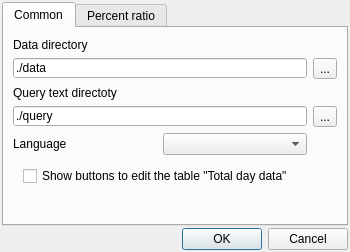
<?xml version="1.0" encoding="UTF-8"?>
<ui version="4.0">
 <class>ConfigDlg</class>
 <widget class="QDialog" name="ConfigDlg">
  <property name="geometry">
   <rect>
    <x>0</x>
    <y>0</y>
    <width>350</width>
    <height>252</height>
   </rect>
  </property>
  <property name="minimumSize">
   <size>
    <width>350</width>
    <height>240</height>
   </size>
  </property>
  <property name="maximumSize">
   <size>
    <width>16777215</width>
    <height>300</height>
   </size>
  </property>
  <property name="windowTitle">
   <string>Options</string>
  </property>
  <layout class="QVBoxLayout" name="verticalLayout">
   <property name="spacing">
    <number>2</number>
   </property>
   <property name="sizeConstraint">
    <enum>QLayout::SetMinimumSize</enum>
   </property>
   <property name="leftMargin">
    <number>2</number>
   </property>
   <property name="topMargin">
    <number>2</number>
   </property>
   <property name="rightMargin">
    <number>2</number>
   </property>
   <property name="bottomMargin">
    <number>2</number>
   </property>
   <item>
    <widget class="QTabWidget" name="tabWidget">
     <property name="currentIndex">
      <number>0</number>
     </property>
     <widget class="QWidget" name="tabCommon">
      <attribute name="title">
       <string>Common</string>
      </attribute>
      <layout class="QGridLayout" name="gridLayout">
       <item row="0" column="0" colspan="2">
        <widget class="QLabel" name="label">
         <property name="minimumSize">
          <size>
           <width>0</width>
           <height>15</height>
          </size>
         </property>
         <property name="maximumSize">
          <size>
           <width>16777215</width>
           <height>15</height>
          </size>
         </property>
         <property name="text">
          <string>Data directory</string>
         </property>
        </widget>
       </item>
       <item row="1" column="0" colspan="2">
        <widget class="QLineEdit" name="leDataDir">
         <property name="minimumSize">
          <size>
           <width>0</width>
           <height>20</height>
          </size>
         </property>
         <property name="maximumSize">
          <size>
           <width>16777215</width>
           <height>20</height>
          </size>
         </property>
         <property name="text">
          <string>./data</string>
         </property>
        </widget>
       </item>
       <item row="1" column="2">
        <widget class="QToolButton" name="tbSelDataDir">
         <property name="text">
          <string>...</string>
         </property>
        </widget>
       </item>
       <item row="2" column="0" colspan="2">
        <widget class="QLabel" name="label_2">
         <property name="minimumSize">
          <size>
           <width>0</width>
           <height>15</height>
          </size>
         </property>
         <property name="maximumSize">
          <size>
           <width>16777215</width>
           <height>15</height>
          </size>
         </property>
         <property name="text">
          <string>Query text directoty</string>
         </property>
        </widget>
       </item>
       <item row="3" column="0" colspan="2">
        <widget class="QLineEdit" name="leQueryDir">
         <property name="minimumSize">
          <size>
           <width>0</width>
           <height>20</height>
          </size>
         </property>
         <property name="maximumSize">
          <size>
           <width>16777215</width>
           <height>20</height>
          </size>
         </property>
         <property name="text">
          <string>./query</string>
         </property>
        </widget>
       </item>
       <item row="3" column="2">
        <widget class="QToolButton" name="tbSelQueryDir">
         <property name="text">
          <string>...</string>
         </property>
        </widget>
       </item>
       <item row="4" column="0">
        <widget class="QLabel" name="label_3">
         <property name="minimumSize">
          <size>
           <width>0</width>
           <height>15</height>
          </size>
         </property>
         <property name="maximumSize">
          <size>
           <width>16777215</width>
           <height>15</height>
          </size>
         </property>
         <property name="text">
          <string>Language</string>
         </property>
        </widget>
       </item>
       <item row="4" column="1">
        <widget class="QComboBox" name="cbLanguage">
         <property name="minimumSize">
          <size>
           <width>0</width>
           <height>22</height>
          </size>
         </property>
         <property name="maximumSize">
          <size>
           <width>16777215</width>
           <height>22</height>
          </size>
         </property>
        </widget>
       </item>
       <item row="5" column="0" colspan="3">
        <widget class="QWidget" name="widget" native="true">
         <widget class="QCheckBox" name="chShowBtd">
          <property name="geometry">
           <rect>
            <x>10</x>
            <y>7</y>
            <width>20</width>
            <height>17</height>
           </rect>
          </property>
          <property name="text">
           <string/>
          </property>
         </widget>
         <widget class="QLabel" name="lbShowBtd">
          <property name="geometry">
           <rect>
            <x>29</x>
            <y>2</y>
            <width>300</width>
            <height>26</height>
           </rect>
          </property>
          <property name="text">
           <string>Show buttons to edit the table &quot;Total day data&quot;</string>
          </property>
          <property name="alignment">
           <set>Qt::AlignLeading|Qt::AlignLeft|Qt::AlignVCenter</set>
          </property>
          <property name="wordWrap">
           <bool>true</bool>
          </property>
         </widget>
        </widget>
       </item>
      </layout>
     </widget>
     <widget class="QWidget" name="tabDailyRate">
      <property name="toolTip">
       <string>These ratios are used when creating a new file</string>
      </property>
      <attribute name="title">
       <string>Percent ratio</string>
      </attribute>
      <widget class="QTableWidget" name="twRatio">
       <property name="geometry">
        <rect>
         <x>6</x>
         <y>25</y>
         <width>326</width>
         <height>120</height>
        </rect>
       </property>
       <attribute name="horizontalHeaderDefaultSectionSize">
        <number>72</number>
       </attribute>
       <row>
        <property name="text">
         <string>Proteins</string>
        </property>
       </row>
       <row>
        <property name="text">
         <string>Fats</string>
        </property>
       </row>
       <row>
        <property name="text">
         <string>Carbohydrates</string>
        </property>
       </row>
       <column>
        <property name="text">
         <string>Slimming</string>
        </property>
       </column>
       <column>
        <property name="text">
         <string>Norm</string>
        </property>
       </column>
       <column>
        <property name="text">
         <string>Muscle gain</string>
        </property>
       </column>
       <item row="0" column="0">
        <property name="text">
         <string notr="true">20</string>
        </property>
        <property name="textAlignment">
         <set>AlignCenter</set>
        </property>
        <property name="flags">
         <set>ItemIsSelectable|ItemIsEditable|ItemIsDragEnabled|ItemIsUserCheckable|ItemIsEnabled</set>
        </property>
       </item>
       <item row="0" column="1">
        <property name="text">
         <string notr="true">30</string>
        </property>
        <property name="textAlignment">
         <set>AlignCenter</set>
        </property>
        <property name="flags">
         <set>ItemIsSelectable|ItemIsEditable|ItemIsDragEnabled|ItemIsUserCheckable|ItemIsEnabled</set>
        </property>
       </item>
       <item row="0" column="2">
        <property name="text">
         <string notr="true">30</string>
        </property>
        <property name="textAlignment">
         <set>AlignCenter</set>
        </property>
        <property name="flags">
         <set>ItemIsSelectable|ItemIsEditable|ItemIsDragEnabled|ItemIsUserCheckable|ItemIsEnabled</set>
        </property>
       </item>
       <item row="1" column="0">
        <property name="text">
         <string notr="true">20</string>
        </property>
        <property name="textAlignment">
         <set>AlignCenter</set>
        </property>
        <property name="flags">
         <set>ItemIsSelectable|ItemIsEditable|ItemIsDragEnabled|ItemIsUserCheckable|ItemIsEnabled</set>
        </property>
       </item>
       <item row="1" column="1">
        <property name="text">
         <string notr="true">30</string>
        </property>
        <property name="textAlignment">
         <set>AlignCenter</set>
        </property>
        <property name="flags">
         <set>ItemIsSelectable|ItemIsEditable|ItemIsDragEnabled|ItemIsUserCheckable|ItemIsEnabled</set>
        </property>
       </item>
       <item row="1" column="2">
        <property name="text">
         <string notr="true">20</string>
        </property>
        <property name="textAlignment">
         <set>AlignCenter</set>
        </property>
        <property name="flags">
         <set>ItemIsSelectable|ItemIsEditable|ItemIsDragEnabled|ItemIsUserCheckable|ItemIsEnabled</set>
        </property>
       </item>
       <item row="2" column="0">
        <property name="text">
         <string notr="true">60</string>
        </property>
        <property name="textAlignment">
         <set>AlignCenter</set>
        </property>
        <property name="flags">
         <set>ItemIsSelectable|ItemIsEditable|ItemIsDragEnabled|ItemIsUserCheckable|ItemIsEnabled</set>
        </property>
       </item>
       <item row="2" column="1">
        <property name="text">
         <string notr="true">40</string>
        </property>
        <property name="textAlignment">
         <set>AlignCenter</set>
        </property>
        <property name="flags">
         <set>ItemIsSelectable|ItemIsEditable|ItemIsDragEnabled|ItemIsUserCheckable|ItemIsEnabled</set>
        </property>
       </item>
       <item row="2" column="2">
        <property name="text">
         <string notr="true">50</string>
        </property>
        <property name="textAlignment">
         <set>AlignCenter</set>
        </property>
        <property name="flags">
         <set>ItemIsSelectable|ItemIsEditable|ItemIsDragEnabled|ItemIsUserCheckable|ItemIsEnabled</set>
        </property>
       </item>
      </widget>
      <widget class="QLabel" name="label_4">
       <property name="geometry">
        <rect>
         <x>9</x>
         <y>5</y>
         <width>326</width>
         <height>13</height>
        </rect>
       </property>
       <property name="text">
        <string>&lt;html&gt;&lt;head/&gt;&lt;body&gt;&lt;p align=&quot;center&quot;&gt;&lt;span style=&quot; color:#0000ff;&quot;&gt;Ratio of proteins, fats, carbohydrates for:&lt;/span&gt;&lt;/p&gt;&lt;/body&gt;&lt;/html&gt;</string>
       </property>
      </widget>
      <widget class="QPushButton" name="pbSetDefaultRatio">
       <property name="geometry">
        <rect>
         <x>6</x>
         <y>174</y>
         <width>170</width>
         <height>23</height>
        </rect>
       </property>
       <property name="text">
        <string>Set default ratio</string>
       </property>
      </widget>
      <widget class="QLabel" name="label_5">
       <property name="geometry">
        <rect>
         <x>10</x>
         <y>154</y>
         <width>73</width>
         <height>13</height>
        </rect>
       </property>
       <property name="text">
        <string>Variation</string>
       </property>
      </widget>
      <widget class="QDoubleSpinBox" name="sbVariation">
       <property name="geometry">
        <rect>
         <x>85</x>
         <y>150</y>
         <width>60</width>
         <height>22</height>
        </rect>
       </property>
       <property name="alignment">
        <set>Qt::AlignRight|Qt::AlignTrailing|Qt::AlignVCenter</set>
       </property>
       <property name="prefix">
        <string>± </string>
       </property>
       <property name="decimals">
        <number>1</number>
       </property>
       <property name="maximum">
        <double>10.000000000000000</double>
       </property>
       <property name="value">
        <double>2.500000000000000</double>
       </property>
      </widget>
      <widget class="QLabel" name="label_6">
       <property name="geometry">
        <rect>
         <x>150</x>
         <y>154</y>
         <width>70</width>
         <height>13</height>
        </rect>
       </property>
       <property name="text">
        <string>percents</string>
       </property>
      </widget>
     </widget>
    </widget>
   </item>
   <item>
    <widget class="QDialogButtonBox" name="buttonBox">
     <property name="orientation">
      <enum>Qt::Horizontal</enum>
     </property>
     <property name="standardButtons">
      <set>QDialogButtonBox::Cancel|QDialogButtonBox::Ok</set>
     </property>
    </widget>
   </item>
  </layout>
 </widget>
 <resources/>
 <connections>
  <connection>
   <sender>buttonBox</sender>
   <signal>accepted()</signal>
   <receiver>ConfigDlg</receiver>
   <slot>accept()</slot>
   <hints>
    <hint type="sourcelabel">
     <x>248</x>
     <y>254</y>
    </hint>
    <hint type="destinationlabel">
     <x>157</x>
     <y>274</y>
    </hint>
   </hints>
  </connection>
  <connection>
   <sender>buttonBox</sender>
   <signal>rejected()</signal>
   <receiver>ConfigDlg</receiver>
   <slot>reject()</slot>
   <hints>
    <hint type="sourcelabel">
     <x>316</x>
     <y>260</y>
    </hint>
    <hint type="destinationlabel">
     <x>286</x>
     <y>274</y>
    </hint>
   </hints>
  </connection>
 </connections>
</ui>
